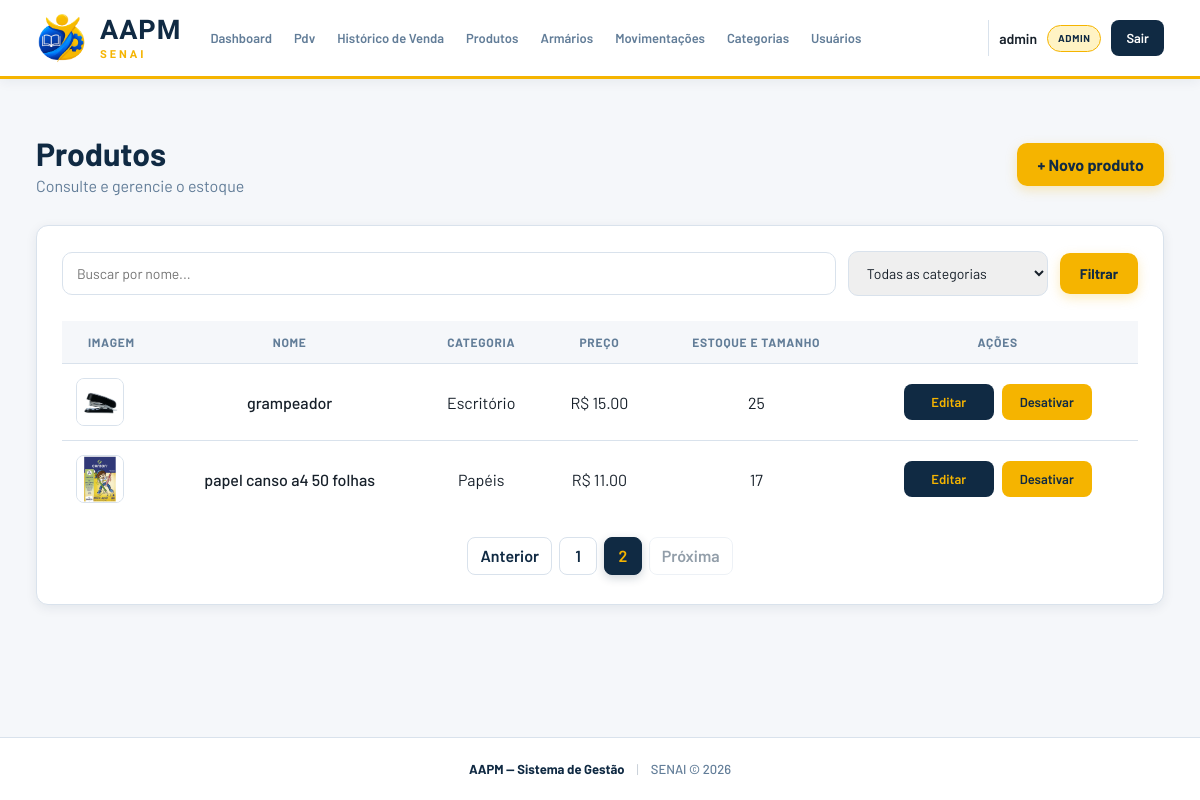
Page /produtos/?page=2 (signed in) on the committed database.
### app/models/produto.py (models this page shows, shortened)
class Produto(Base):
    __tablename__ = "produtos"
    id = Column(Integer, primary_key=True, autoincrement=True, index=True)
    nome = Column(String(150), nullable=False, index=True)
    preco = Column(Float, nullable=False, default=0.0)
    estoque_atual = Column(Integer, nullable=False, default=0)
    ativo = Column(Boolean, default=True)
    imagem_path = Column(String(255), nullable=True)
    categoria_id = Column(Integer, ForeignKey("categorias.id", ondelete="SET NULL"), nullable=True)
    categoria = relationship("Categoria", back_populates="produtos")
    tamanhos  = relationship("ProdutoTamanho", back_populates="produto", cascade="all, delete-orphan")

### app/models/categoria.py (models this page shows)
class Categoria(Base):
    __tablename__ = "categorias"
    id = Column(Integer, primary_key=True,autoincrement=True, index=True)
    nome = Column(String(100), nullable=False, unique=True)
    ativo = Column(Boolean, default=True)
    produtos = relationship("Produto", back_populates="categoria", lazy="select")

### app/controllers/produto_controller.py (the view)
@router.get("/")
def listar_produtos(
    request: Request,
    busca: str = "",
    categoria_id: int = 0,
    page: int = 1,
    db: Session = Depends(get_db),
    usuario = Depends(get_usuario_logado)
):
    query = db.query(Produto)
    if usuario['role'] != 'admin':
        query = query.filter(Produto.ativo == True)
    if busca:
        query = query.filter(Produto.nome.ilike(f"%{busca}%"))
    if categoria_id:
        query = query.filter(Produto.categoria_id == categoria_id)
    produtos, pagination = paginate(query.order_by(Produto.nome), page)
    categorias = db.query(Categoria).filter(Categoria.ativo == True).all()
    return templates.TemplateResponse(
        request,
        "produtos/index.html",
        {
            "request":      request,
            "usuario":      usuario,
            "produtos":     produtos,
            "categorias":   categorias,
            "pagination":   pagination,
            "busca":        busca,
            "categoria_id": categoria_id,
        }
    )

### app/templates/produtos/index.html (shortened to what this page needs)
{% extends "base.html" %}
{% block extra_css %}
<link rel="stylesheet" href="/static/css/pro-index.css">
<link rel="stylesheet" href="/static/css/list-filter.css?v=1">
{% endblock %}
{% block conteudo %}
<div class="page-header">
  <div>
    <h1 class="page-title">Produtos</h1>
    <p class="page-subtitle">Consulte e gerencie o estoque</p>
  </div>
  {% if usuario['role'] == 'admin' %}
  <a href="/produtos/novo" class="btn-primary">+ Novo produto</a>
  {% endif %}
</div>
<div class="card">
  <form method="get" action="/produtos" class="list-filter">
    <input type="text" name="busca" class="form-input list-filter__search" placeholder="Buscar por nome..." value="{{ busca }}">
    <select name="categoria_id" class="form-input form-select list-filter__select">
      <option value="0">Todas as categorias</option>
    </select>
    <button type="submit" class="btn-primary">
      Filtrar
    </button>
  </form>
  <div class="table-wrapper">
    <table class="table">
      <thead>
        <tr>
          <th>Imagem</th>
          <th>Nome</th>
          <th>Categoria</th>
          <th>Preço</th>
          <th>Estoque e Tamanho</th>
          {% if usuario['role'] == 'admin' %}
          <th>Ações</th>
          {% endif %}
        </tr>
      </thead>
      <tbody>
        {% for p in produtos | sort(attribute='nome', case_sensitive=false) %}
        <tr>
          <td>
            <img src="{{ url_for('static', path=p.imagem_path if p.imagem_path else 'img/sem-foto.png') }}"
              alt="{{ p.nome }}" width="48" height="48">
          </td>
          <td class="produto-nome">
            {{ p.nome }}
          </td>
          <td>
            {{ p.categoria.nome if p.categoria else "—" }}
          </td>
          <td>
            R$ {{ "%.2f"|format(p.preco) }}
          </td>
          <td class="estoque-produto">
            {% if p.tamanhos %}
            <button type="button" class="btn-table" onclick="abrirTamanhos({{ p.id }})">
              Ver tamanhos
            </button>
            <div id="tamanhos-{{ p.id }}" class="produto-tamanhos" style="display:none">
              {% for t in p.tamanhos %}
              <div class="tamanho-info">
                <strong>
                  {{ t.tamanho }}
                </strong>
                <span class="tamanho-estoque">
                  {{ t.estoque }} un.
                </span>
              </div>
              {% endfor %}
            </div>
            {% else %}
            {{ p.estoque_atual }}
            {% endif %}
          </td>
          {% if usuario['role'] == 'admin' %}
          <td class="td-actions">
            <div class="actions-group">
              <a href="/produtos/{{ p.id }}/editar" class="btn-table">
                Editar
              </a>
              <form action="/produtos/{{ p.id }}/desativar" method="post" data-confirm-form data-confirm-title="Tem certeza?" data-confirm-message="Tem certeza que deseja {{ 'desativar' if p.ativo else 'ativar' }} este produto?" data-confirm-label="{{ 'Desativar' if p.ativo else 'Ativar' }}">
                <button type="submit" class="btn-table btn-table--warn">
                  {% if p.ativo %}
                  Desativar
                  {% else %}
                  Ativar
                  {% endif %}
                </button>
              </form>
            </div>
          </td>
          {% endif %}
        </tr>
        {% endfor %}
      </tbody>
    </table>
    {% include "paginacao/index.html" %}
  </div>
</div>
{% endblock %}

### app/static/css/base.css (style rules this page uses)
* { margin: 0; padding: 0; box-sizing: border-box; }
html { scroll-behavior: smooth; }
body { min-height: 100vh; display: flex; flex-direction: column; font-family: "Barlow", sans-serif; background: var(--fundo); color: var(--texto); -webkit-font-smoothing: antialiased; text-rendering: optimizeLegibility; }
:root { --azul: #102A43; --azul-2: #243B53; --azul-3: #486581; --laranja: #F5B400; --laranja-2: #D99F00; --laranja-claro: #FFF3C4; --branco: #FFFFFF; --fundo: #F5F7FA; --fundo-card: #FFFFFF; --texto: #17202A; --texto-secundario: #627D98; --borda: #D9E2EC; --verde: #2F855A; --vermelho: #C53030; --sombra: 0 5px 20px rgba(16, 42, 67, 0.08); --sombra-hover: 0 10px 28px rgba(16, 42, 67, 0.14); --radius: 12px; }
button, input, select, textarea { font-family: inherit; }
button { cursor: pointer; }
a { color: inherit; }
img { max-width: 100%; display: block; }

### app/static/css/pro-index.css (style rules this page uses)
.page-title { font-size: 32px; font-weight: 700; color: var(--azul); }
.page-subtitle { color: var(--texto-secundario); margin-top: 4px; }
.produto-nome { color: var(--texto); font-weight: 500; }
.card { background: var(--branco); border: 1px solid var(--borda); border-radius: 12px; padding: 25px; box-shadow: 0 3px 12px rgba(16, 42, 67, 0.08); }
.card form { display: flex; gap: 12px; flex-wrap: wrap; align-items: center; margin-bottom: 25px; padding: 0; background: none; box-shadow: none; }
.form-input { padding: 12px 14px; border: 1px solid var(--borda); border-radius: 10px; font-size: 14px; }
.form-select { cursor: pointer; }
.btn-primary { display: inline-flex; align-items: center; justify-content: center; padding: 12px 20px; background: linear-gradient(135deg, var(--laranja), var(--laranja)); color: var(--azul); font-weight: 700; border: none; border-radius: 10px; text-decoration: none; box-shadow: 0 4px 12px rgba(245,180,0,.25); transition: .2s; }
.table { width: 100%; border-collapse: collapse; }
.table thead { background: var(--fundo); }
.table th { padding: 14px; color: var(--texto-secundario); border-bottom: 1px solid var(--borda); font-size: 12px; font-weight: 700; text-transform: uppercase; letter-spacing: .06em; white-space: nowrap; }
.table td { padding: 14px; border-bottom: 1px solid var(--borda); vertical-align: middle; }
.table th, .table td { text-align: center; }
.table tbody tr { transition: background 0.2s ease; }
.table tbody tr:last-child td { border-bottom: none; }
.table img { width: 48px; height: 48px; object-fit: cover; border: 1px solid var(--borda); border-radius: 8px; }
.table td a { color: var(--azul); font-weight: 600; text-decoration: none; }
.estoque-produto { text-align: center; }
.td-actions { text-align: center; white-space: nowrap; }
.actions-group { display: flex; align-items: center; justify-content: center; gap: 8px; }
.td-actions form { margin: 0; padding: 0; background: none; border: none; box-shadow: none; display: inline-flex; }
.btn-table { display: inline-flex; align-items: center; justify-content: center; min-width: 90px; height: 36px; border: none; border-radius: 8px; background: var(--azul); color: var(--laranja); font-size: 13px; font-weight: 600; text-decoration: none; cursor: pointer; transition: background .2s ease, transform .2s ease, box-shadow .2s ease; }
.table td a.btn-table { color: var(--laranja); }
.btn-table--warn { background: var(--laranja); color: var(--azul); }

### app/static/css/list-filter.css (style rules this page uses)
.list-filter { display: flex; align-items: center; gap: 1rem; margin-bottom: 1.5rem; flex-wrap: wrap; }
.list-filter .form-input { padding: 12px 14px; border: 1px solid var(--borda); border-radius: 10px; color: var(--texto); font: inherit; font-size: 14px; }
.list-filter__search { flex: 1; min-width: 200px; }
.list-filter__select { width: 200px; cursor: pointer; }
.list-filter .btn-primary { display: inline-flex; align-items: center; justify-content: center; height: auto; padding: 12px 20px; border: none; border-radius: 10px; background: var(--laranja); color: var(--azul) !important; font-size: 14px; font-weight: 700; text-decoration: none; box-shadow: 0 4px 12px rgba(245, 180, 0, .25); transition: transform .2s ease, box-shadow .2s ease; }

### rows in the picture
Produto: imagem_path (picture), nome "grampeador", categoria "Escritório", preco "15.00", estoque_atual "25", ativo "Desativar"
Produto: imagem_path (picture), nome "papel canso a4 50 folhas", categoria "Papéis", preco "11.00", estoque_atual "17", ativo "Desativar"

### other values in the picture
{{ usuario.nome }} "admin"
{{ usuario.role }} "ADMIN"
{{ numero }} "1" "2"
